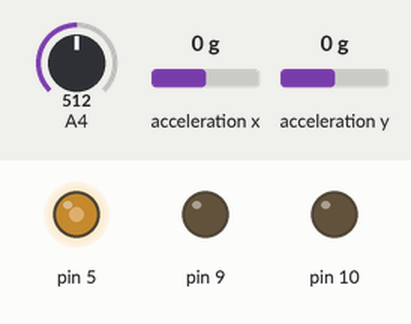
This sketch was run on a simulated Arduino Leonardo, built with avr-gcc and run on an emulated ATmega32U4. Parts: output pins drawn as LEDs (lit = HIGH). The inputs (shaded band) are chosen by the test bench; at power-on: A4 = 512, acceleration x 0 g, acceleration y 0 g. What the sketch prints to the serial monitor is not drawn.

Above: at 1.2 s.
1.3 s: A4 set to 122
At 2.5 s:
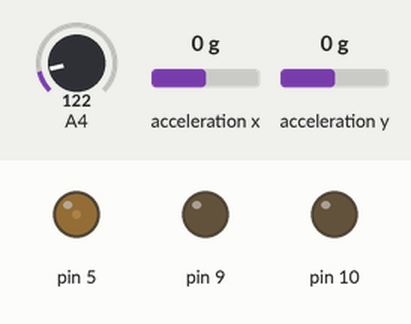
2.8 s: A4 set to 0
At 3.7 s:
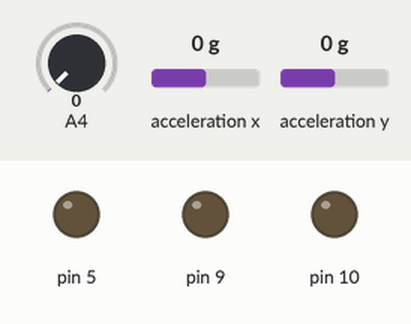
4.3 s: A4 set to 716
At 4.9 s:
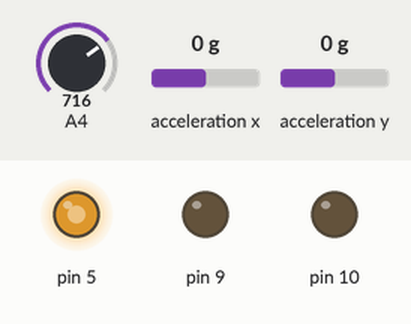
5.8 s: A4 set to 900
At 7.0 s:
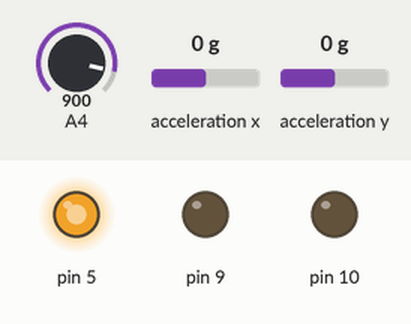
7.3 s: A4 set to 511
At 8.3 s:
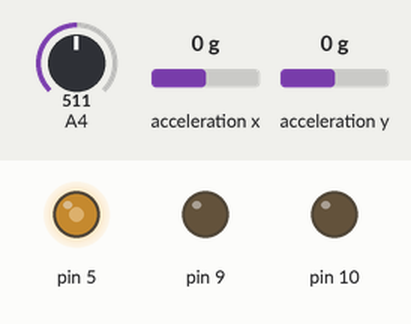
Timing chart, 0 to 10.3 s (numbered marks = the images above; inputs shaded):
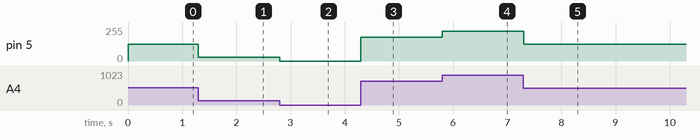

Measured:
- after the input at 1.3 s, pin 5: 127/255 → 30/255 at once
- after the input at 2.8 s, pin 5: 30/255 → 0/255 at once
- after the input at 4.3 s, pin 5: 0/255 → 178/255 at once
- after the input at 5.8 s, pin 5: 178/255 → 224/255 at once
- after the input at 7.3 s, pin 5: 224/255 → 127/255 at once

The sketch:

ColourBubbles_Esplora.ino
```cpp
/* Colour Mixer

Description: Mixes different levels of red green and blue,
by holding down the down, left, up button respectively. The
slider is used to alter the intensity of the selected colour.
The RGB levels are displayed on the Esplora's RGB LED,
as well via serial communication for its companion Processing
sketch to display.

Author: Calla Klafas
Date: August 2015

http://challenge.madmaker.com.au
*/

#include <Esplora.h>

// start off with no value
int red = 0;
int green = 0;
int blue = 0;

void setup() {
  Serial.begin(9600);
}

void loop() { //Main loop
  showColour();
  printColour(); //Output these values to USB serial for other programs to interpret
  printAccelerometer();
}

void printColour(){ //prints the colour stored to the Serial Monitor
  Serial.print(red);
  Serial.print(",");
  Serial.print(green);
  Serial.print(",");
  Serial.print(blue);
  Serial.print(",");
}

void printAccelerometer(){
  int xAxis = Esplora.readAccelerometer(X_AXIS);
  int yAxis = Esplora.readAccelerometer(Y_AXIS);
  Serial.print(xAxis);
  Serial.print(',');
  Serial.println(yAxis);
}

void showColour(){
    int sliderPosition = Esplora.readSlider();
    byte brightness = map(sliderPosition, 0, 1024, 0, 255); //rescale the slider's value to the range of the LEDs.
      if (Esplora.readButton(SWITCH_DOWN) == LOW) {
        red = brightness;
      }
      else if(Esplora.readButton(SWITCH_LEFT) == LOW){
        green = brightness;
      }
      else if(Esplora.readButton(SWITCH_UP) == LOW){
        blue = brightness;
      }
    Esplora.writeRGB(red,green,blue);
}
```
